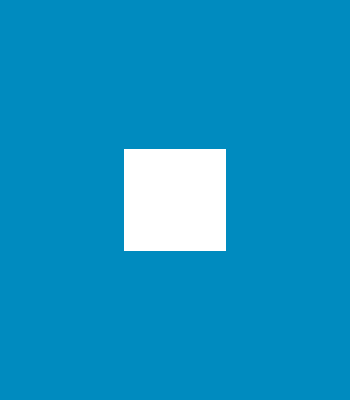
Frame 1 (no input)
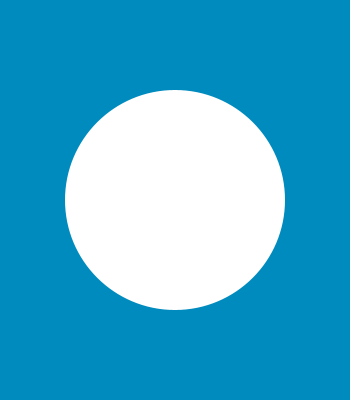
Frame 60 (the mouse pressed at the canvas centre just before this capture)
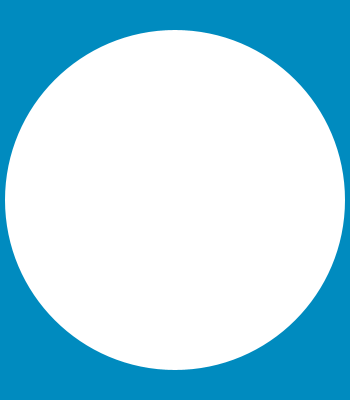
Frame 120 (the mouse held since frame 60 and released just before this capture)

The Processing sketch that drew these frames (run headless with seeded random() and noise(); from frame 60 on, the mouse is pressed at the canvas centre):

// Processing sketch: processing_113819
// ── processing_113819.pde

int diameter = 100;

void setup(){
  size(350,400);
  rectMode(CENTER);
}

void draw(){
  background(0,139,191);
  diameter = diameter+2;
  
  if(diameter>=200){
    fill(255,255,255);
    noStroke(); 
    ellipse(width/2,height/2,diameter,diameter);
  }else if(diameter<=200){
    fill(255);
    noStroke();
    rect(width/2,height/2,diameter,diameter);
  }
    
  
  println(diameter);
  
  
  
  }  
